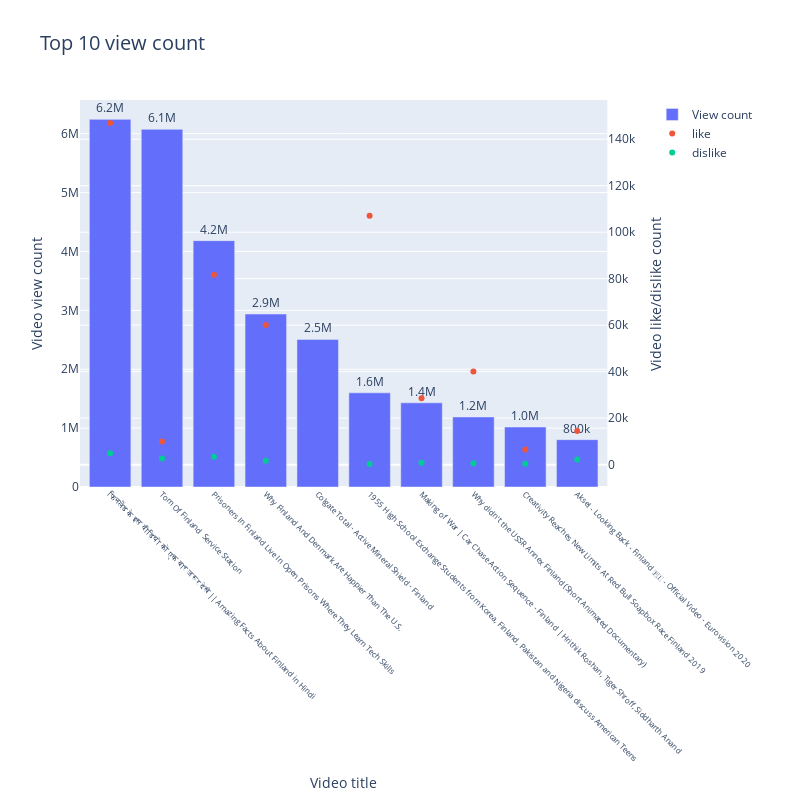

The cell this chart's notebook holds for it:
### Markdown cell above
# TOP 10 of year 2020 basing on view counts

### Code cell
data_10v=DATA.sort_values(by='video_view_count',ascending=False).iloc[:10,:]
#create figure secondary y
fig= make_subplots(specs=[[{'secondary_y':True}]])

#add traces
fig.add_trace(go.Bar(x=data_10v.video_title,y=data_10v.video_view_count,text=data_10v.video_view_count,
                     texttemplate='%{text:.2s}', textposition='outside',
                    name='View count'),secondary_y=False)
fig.add_trace(go.Scatter(mode='markers',x=data_10v.video_title,y=data_10v.video_like_count,text=data_10v.video_like_count,
                        name='like'),secondary_y=True)
fig.add_trace(go.Scatter(mode='markers',x=data_10v.video_title,y=data_10v.video_dislike_count,text=data_10v.video_dislike_count,
                        name='dislike'),secondary_y=True)

# adjust format
fig.update_xaxes(title_text='Video title',tickangle = 45, tickfont=dict(size=8))
fig.update_yaxes(title_text='Video view count',secondary_y=False)
fig.update_yaxes(title_text='Video like/dislike count',secondary_y=True)
fig.update_layout(title_text='Top 10 view count',title_font_size=20,width=800,height=800)
fig.show()

### Figure 1 — Plotly figure (JSON) as saved in the notebook; plotly's stock layout.template omitted (floating-point values rounded to 4 significant figures)
{"data": [{"name": "View count", "text": [6243963, 6074134, 4184170, 2937065, 2506503, 1599555, 1429495, 1189488, 1018915, 803759], "textposition": "outside", "texttemplate": "%{text:.2s}", "type": "bar", "x": ["फिनलैंड के इस वीडियो को एक बार जरूर देखे || Amazing Facts About Finland in Hindi", "Tom Of Finland  Service Station", "Prisoners In Finland Live In Open Prisons Where They Learn Tech Skills", "Why Finland And Denmark Are Happier Than The U.S.", "Colgate Total - Active Mineral Shield - Finland", "1955 High School Exchange Students from Korea, Finland, Pakistan and Nigeria discuss American Teens", "Making of War | Car Chase Action Sequence - Finland | Hrithik Roshan, Tiger Shroff, Siddharth Anand", "Why didn&#39;t the USSR Annex Finland (Short Animated Documentary)", "Creativity Reaches New Limits At Red Bull Soapbox Race Finland 2019", "Aksel - Looking Back - Finland 🇫🇮 - Official Video - Eurovision 2020"], "xaxis": "x", "y": [6243963, 6074134, 4184170, 2937065, 2506503, 1599555, 1429495, 1189488, 1018915, 803759], "yaxis": "y"}, {"mode": "markers", "name": "like", "text": [146924, 9998, 81698, 60018, null, 107082, 28523, 40018, 6550, 14437], "type": "scatter", "x": ["फिनलैंड के इस वीडियो को एक बार जरूर देखे || Amazing Facts About Finland in Hindi", "Tom Of Finland  Service Station", "Prisoners In Finland Live In Open Prisons Where They Learn Tech Skills", "Why Finland And Denmark Are Happier Than The U.S.", "Colgate Total - Active Mineral Shield - Finland", "1955 High School Exchange Students from Korea, Finland, Pakistan and Nigeria discuss American Teens", "Making of War | Car Chase Action Sequence - Finland | Hrithik Roshan, Tiger Shroff, Siddharth Anand", "Why didn&#39;t the USSR Annex Finland (Short Animated Documentary)", "Creativity Reaches New Limits At Red Bull Soapbox Race Finland 2019", "Aksel - Looking Back - Finland 🇫🇮 - Official Video - Eurovision 2020"], "xaxis": "x", "y": [146924, 9998, 81698, 60018, null, 107082, 28523, 40018, 6550, 14437], "yaxis": "y2"}, {"mode": "markers", "name": "dislike", "text": [4945, 2641, 3342, 1658, null, 320, 794, 623, 338, 2179], "type": "scatter", "x": ["फिनलैंड के इस वीडियो को एक बार जरूर देखे || Amazing Facts About Finland in Hindi", "Tom Of Finland  Service Station", "Prisoners In Finland Live In Open Prisons Where They Learn Tech Skills", "Why Finland And Denmark Are Happier Than The U.S.", "Colgate Total - Active Mineral Shield - Finland", "1955 High School Exchange Students from Korea, Finland, Pakistan and Nigeria discuss American Teens", "Making of War | Car Chase Action Sequence - Finland | Hrithik Roshan, Tiger Shroff, Siddharth Anand", "Why didn&#39;t the USSR Annex Finland (Short Animated Documentary)", "Creativity Reaches New Limits At Red Bull Soapbox Race Finland 2019", "Aksel - Looking Back - Finland 🇫🇮 - Official Video - Eurovision 2020"], "xaxis": "x", "y": [4945, 2641, 3342, 1658, null, 320, 794, 623, 338, 2179], "yaxis": "y2"}], "layout": {"height": 800, "title": {"font": {"size": 20}, "text": "Top 10 view count"}, "width": 800, "xaxis": {"anchor": "y", "domain": [0, 0.94], "tickangle": 45, "tickfont": {"size": 8}, "title": {"text": "Video title"}}, "yaxis": {"anchor": "x", "domain": [0, 1], "title": {"text": "Video view count"}}, "yaxis2": {"anchor": "x", "overlaying": "y", "side": "right", "title": {"text": "Video like/dislike count"}}}}
